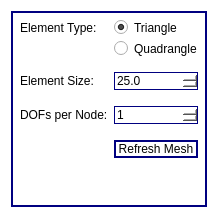
        <widget class="QWidget" name="page_5">
         <property name="styleSheet">
          <string notr="true">QWidget{
	background: rgba(255,255,255,0);
}</string>
         </property>
         <layout class="QVBoxLayout" name="verticalLayout_14">
          <item>
           <layout class="QVBoxLayout" name="verticalLayout_15">
            <item>
             <widget class="QWidget" name="widget" native="true">
              <property name="styleSheet">
               <string notr="true">QWidget{
	background: rgb(255,255,255);
	border: 2px solid rgb(0,0,128);
}</string>
              </property>
              <layout class="QGridLayout" name="gridLayout_3">
               <item row="5" column="0">
                <widget class="QLabel" name="label_4">
                 <property name="styleSheet">
                  <string notr="true">QLabel{
	background: rgb(255,255,255);
	border: 0px solid rgb(0,0,128);
}</string>
                 </property>
                 <property name="text">
                  <string>Element Size:</string>
                 </property>
                </widget>
               </item>
               <item row="5" column="1">
                <widget class="QDoubleSpinBox" name="elSizeSpinBox">
                 <property name="styleSheet">
                  <string notr="true">QDoubleSpinBox{
	background: rgb(255,255,255);
	border: 1px solid rgb(0,0,128);
}</string>
                 </property>
                 <property name="decimals">
                  <number>1</number>
                 </property>
                 <property name="minimum">
                  <double>0.000000000000000</double>
                 </property>
                 <property name="maximum">
                  <double>1000.000000000000000</double>
                 </property>
                 <property name="singleStep">
                  <double>5.000000000000000</double>
                 </property>
                 <property name="value">
                  <double>25.000000000000000</double>
                 </property>
                </widget>
               </item>
               <item row="2" column="1">
                <widget class="QRadioButton" name="radioButtonQuadrangle">
                 <property name="styleSheet">
                  <string notr="true">QRadioButton{
	background: rgb(255,255,255);
	border: 0px solid rgb(0,0,128);
}</string>
                 </property>
                 <property name="text">
                  <string>Quadrangle</string>
                 </property>
                 <property name="checked">
                  <bool>false</bool>
                 </property>
                </widget>
               </item>
               <item row="10" column="0">
                <spacer name="verticalSpacer">
                 <property name="orientation">
                  <enum>Qt::Vertical</enum>
                 </property>
                 <property name="sizeHint" stdset="0">
                  <size>
                   <width>20</width>
                   <height>40</height>
                  </size>
                 </property>
                </spacer>
               </item>
               <item row="7" column="0">
                <widget class="QLabel" name="label_5">
                 <property name="styleSheet">
                  <string notr="true">QLabel{
	background: rgb(255,255,255);
	border: 0px solid rgb(0,0,128);
}</string>
                 </property>
                 <property name="text">
                  <string>DOFs per Node:</string>
                 </property>
                </widget>
               </item>
               <item row="7" column="1">
                <widget class="QSpinBox" name="DOFSpinBox">
                 <property name="styleSheet">
                  <string notr="true">QSpinBox{
	background: rgb(255,255,255);
	border: 1px solid rgb(0,0,128);
}</string>
                 </property>
                 <property name="minimum">
                  <number>1</number>
                 </property>
                </widget>
               </item>
               <item row="0" column="1">
                <widget class="QRadioButton" name="radioButtonTriangle">
                 <property name="styleSheet">
                  <string notr="true">QRadioButton{
	background: rgb(255,255,255);
	border: 0px solid rgb(0,0,128);
}</string>
                 </property>
                 <property name="text">
                  <string>Triangle</string>
                 </property>
                 <property name="checked">
                  <bool>true</bool>
                 </property>
                </widget>
               </item>
               <item row="4" column="1">
                <spacer name="verticalSpacer_3">
                 <property name="orientation">
                  <enum>Qt::Vertical</enum>
                 </property>
                 <property name="sizeType">
                  <enum>QSizePolicy::Fixed</enum>
                 </property>
                 <property name="sizeHint" stdset="0">
                  <size>
                   <width>20</width>
                   <height>10</height>
                  </size>
                 </property>
                </spacer>
               </item>
               <item row="6" column="1">
                <spacer name="verticalSpacer_4">
                 <property name="orientation">
                  <enum>Qt::Vertical</enum>
                 </property>
                 <property name="sizeType">
                  <enum>QSizePolicy::Fixed</enum>
                 </property>
                 <property name="sizeHint" stdset="0">
                  <size>
                   <width>20</width>
                   <height>10</height>
                  </size>
                 </property>
                </spacer>
               </item>
               <item row="0" column="0">
                <widget class="QLabel" name="label_2">
                 <property name="styleSheet">
                  <string notr="true">QLabel{
	background: rgb(255,255,255);
	border: 0px solid rgb(0,0,128);
}</string>
                 </property>
                 <property name="text">
                  <string>Element Type:</string>
                 </property>
                </widget>
               </item>
               <item row="8" column="1">
                <spacer name="verticalSpacer_7">
                 <property name="orientation">
                  <enum>Qt::Vertical</enum>
                 </property>
                 <property name="sizeType">
                  <enum>QSizePolicy::Fixed</enum>
                 </property>
                 <property name="sizeHint" stdset="0">
                  <size>
                   <width>20</width>
                   <height>10</height>
                  </size>
                 </property>
                </spacer>
               </item>
               <item row="9" column="1">
                <widget class="QPushButton" name="refreshMeshButton">
                 <property name="text">
                  <string>Refresh Mesh</string>
                 </property>
                </widget>
               </item>
              </layout>
             </widget>
            </item>
           </layout>
          </item>
         </layout>
        </widget>
